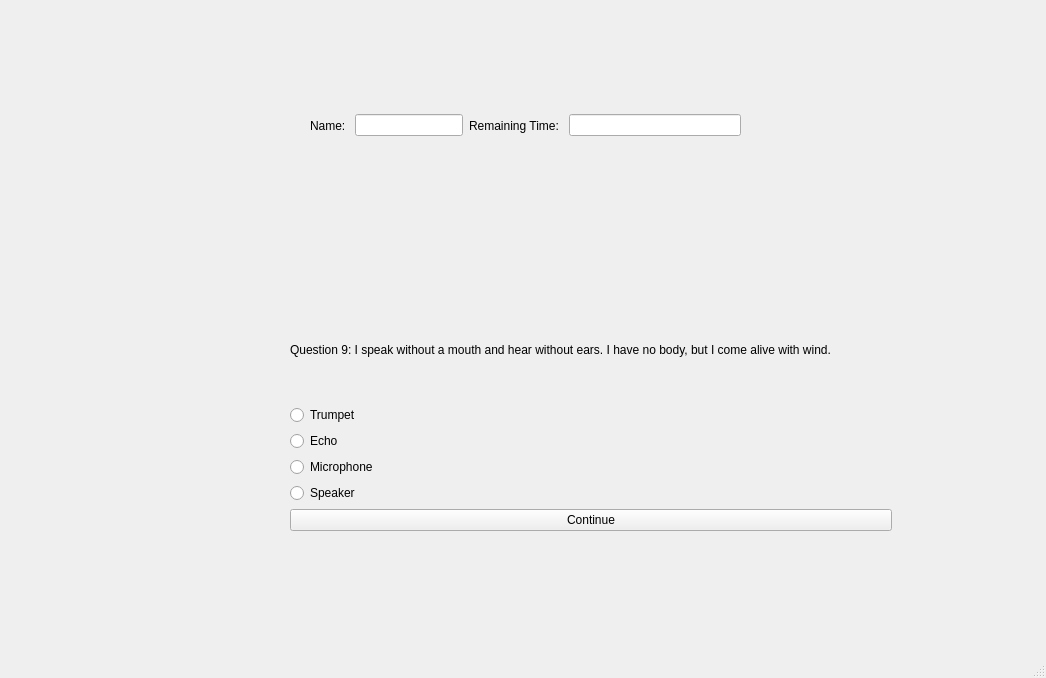
<?xml version="1.0" encoding="UTF-8"?>
<ui version="4.0">
 <class>ques9</class>
 <widget class="QMainWindow" name="ques9">
  <property name="geometry">
   <rect>
    <x>0</x>
    <y>0</y>
    <width>1046</width>
    <height>678</height>
   </rect>
  </property>
  <property name="windowTitle">
   <string>Question 9</string>
  </property>
  <widget class="QWidget" name="centralwidget">
   <widget class="QWidget" name="verticalLayoutWidget">
    <property name="geometry">
     <rect>
      <x>290</x>
      <y>300</y>
      <width>602</width>
      <height>231</height>
     </rect>
    </property>
    <layout class="QVBoxLayout" name="verticalLayout">
     <item>
      <widget class="QLabel" name="label">
       <property name="text">
        <string>Question 9: I speak without a mouth and hear without ears. I have no body, but I come alive with wind.</string>
       </property>
      </widget>
     </item>
     <item>
      <widget class="QRadioButton" name="R1">
       <property name="text">
        <string>Trumpet</string>
       </property>
      </widget>
     </item>
     <item>
      <widget class="QRadioButton" name="R2">
       <property name="text">
        <string>Echo</string>
       </property>
      </widget>
     </item>
     <item>
      <widget class="QRadioButton" name="R3">
       <property name="text">
        <string>Microphone</string>
       </property>
      </widget>
     </item>
     <item>
      <widget class="QRadioButton" name="R4">
       <property name="text">
        <string>Speaker</string>
       </property>
      </widget>
     </item>
     <item>
      <widget class="QPushButton" name="B1">
       <property name="text">
        <string>Continue</string>
       </property>
      </widget>
     </item>
    </layout>
   </widget>
   <widget class="QWidget" name="horizontalLayoutWidget">
    <property name="geometry">
     <rect>
      <x>310</x>
      <y>70</y>
      <width>431</width>
      <height>111</height>
     </rect>
    </property>
    <layout class="QHBoxLayout" name="horizontalLayout">
     <item>
      <widget class="QLabel" name="label_3">
       <property name="text">
        <string>Name: </string>
       </property>
      </widget>
     </item>
     <item>
      <widget class="QLineEdit" name="T1">
       <property name="sizePolicy">
        <sizepolicy hsizetype="Preferred" vsizetype="Fixed">
         <horstretch>0</horstretch>
         <verstretch>0</verstretch>
        </sizepolicy>
       </property>
      </widget>
     </item>
     <item>
      <widget class="QLabel" name="label_4">
       <property name="text">
        <string>Remaining Time: </string>
       </property>
      </widget>
     </item>
     <item>
      <widget class="QLineEdit" name="T2"/>
     </item>
    </layout>
   </widget>
  </widget>
  <widget class="QMenuBar" name="menubar">
   <property name="geometry">
    <rect>
     <x>0</x>
     <y>0</y>
     <width>1046</width>
     <height>26</height>
    </rect>
   </property>
  </widget>
  <widget class="QStatusBar" name="statusbar"/>
 </widget>
 <resources/>
 <connections/>
</ui>
